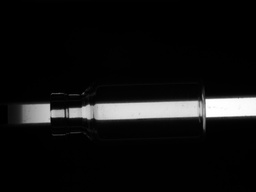
#> input picture jpgs/9.jpeg, 256 x 192 px, shrunk from 1280 x 960 before the run, found by its file name
$ jupyter execute vailedgedetection.ipynb   (older library calls are emulated)
#> lines starting #> are read from the running program, lines starting #| are printed output that depends on the picture; after the words box and inside, x2 and y2 are one past the last pixel; in counts of white or black regions, pixels touching at a corner belong together
# Import the relevant libraries

[cell 1]
import numpy as np
import pandas as pd
import matplotlib.pyplot as plt
import matplotlib.image as mpimg
import random
from copy import deepcopy

# Load the image into a numpy array

[cell 2]
path_to_jpg_file = "/content/sample_data/9.jpeg"
img = mpimg.imread(path_to_jpg_file)
#> img is the input picture: shape (192, 256, 3); min 0, max 255, mean 17.8

[cell 3]
img.shape
#> Out = (192, 256, 3)

# Display the image

[cell 4]
plt.imshow(img)
plt.axis('off')
plt.show()

# Reshape the image

[cell 5]
pixels = img.reshape((-1,3))

[cell 6]
pixels.shape
#> Out = (49152, 3)

[cell 7]
pixels[0]
#> Out = [0, 0, 0]

# Implement agglomerative clustering from scratch

[cell 8]
def euclidean_distance(point1, point2):
    """
    Computes euclidean distance of point1 and point2.

    point1 and point2 are lists.
    """
    return np.linalg.norm(np.array(point1) - np.array(point2))

def clusters_distance(cluster1, cluster2):
    """
    Computes distance between two clusters.

    cluster1 and cluster2 are lists of lists of points
    """
    return max([euclidean_distance(point1, point2) for point1 in cluster1 for point2 in cluster2])

def clusters_distance_2(cluster1, cluster2):
    """
    Computes distance between two centroids of the two clusters

    cluster1 and cluster2 are lists of lists of points
    """
    cluster1_center = np.average(cluster1, axis=0)
    cluster2_center = np.average(cluster2, axis=0)
    return euclidean_distance(cluster1_center, cluster2_center)


class AgglomerativeClustering:

    def __init__(self, k=2, initial_k=25):
        self.k = k
        self.initial_k = initial_k

    def initial_clusters(self, points):
        """
        partition pixels into self.initial_k groups based on color similarity
        """
        groups = {}
        d = int(256 / (self.initial_k))
        for i in range(self.initial_k):
            j = i * d
            groups[(j, j, j)] = []
        for i, p in enumerate(points):
            if i%100000 == 0:
                print('processing pixel:', i)
            go = min(groups.keys(), key=lambda c: euclidean_distance(p, c))
            groups[go].append(p)
#> this loop made 49152 passes
#| processing pixel: 0
        return [g for g in groups.values() if len(g) > 0]

    def fit(self, points):

        # initially, assign each point to a distinct cluster
        print('Computing initial clusters ...')
        self.clusters_list = self.initial_clusters(points)
#> self.clusters_list = 25 items
        print('number of initial clusters:', len(self.clusters_list))
#| number of initial clusters: 25
        print('merging clusters ...')

        while len(self.clusters_list) > self.k:

            # Find the closest (most similar) pair of clusters
            cluster1, cluster2 = min([(c1, c2) for i, c1 in enumerate(self.clusters_list) for c2 in self.clusters_list[:i]],
                 key=lambda c: clusters_distance_2(c[0], c[1]))

            # Remove the two clusters from the clusters list
            self.clusters_list = [c for c in self.clusters_list if c != cluster1 and c != cluster2]

            # Merge the two clusters
            merged_cluster = cluster1 + cluster2

            # Add the merged cluster to the clusters list
            self.clusters_list.append(merged_cluster)

            print('number of clusters:', len(self.clusters_list))
#> this loop made 21 passes
#| number of clusters: 24
#| number of clusters: 23
#| number of clusters: 22
#| number of clusters: 21
#| number of clusters: 20
#| number of clusters: 19
#| number of clusters: 18
#| number of clusters: 17
#> (further printed lines are left out)

        print('assigning cluster num to each point ...')
        self.cluster = {}
        for cl_num, cl in enumerate(self.clusters_list):
            for point in cl:
                self.cluster[tuple(point)] = cl_num
#> this loop made 4 passes

        print('Computing cluster centers ...')
        self.centers = {}
        for cl_num, cl in enumerate(self.clusters_list):
            self.centers[cl_num] = np.average(cl, axis=0)


    def predict_cluster(self, point):
        """
        Find cluster number of point
        """
        # assuming point belongs to clusters that were computed by fit functions
        return self.cluster[tuple(point)]

    def predict_center(self, point):
        """
        Find center of the cluster that point belongs to
        """
        point_cluster_num = self.predict_cluster(point)
        center = self.centers[point_cluster_num]
        return center

# Clustering for k=2

[cell 9]
n_clusters = 4
agglo = AgglomerativeClustering(k=n_clusters, initial_k=25)
agglo.fit(pixels)

### Create the clustered image and plot it

[cell 10]
new_img = [[agglo.predict_center(list(pixel)) for pixel in row] for row in img]
new_img = np.array(new_img, np.uint8)
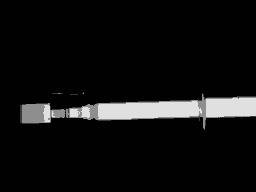
#> new_img: shape (192, 256, 3); min 1, max 224, mean 16.9

[cell 11]
import cv2
import numpy as np
from matplotlib import pyplot as plt
gray = cv2.cvtColor(new_img, cv2.COLOR_BGR2GRAY)
blur = cv2.blur(gray,(71,71))
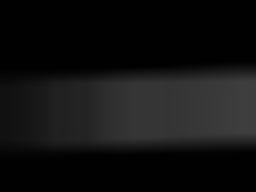
#> blur: shape (192, 256); min 1, max 62, mean 17

diff = cv2.subtract(blur, gray)
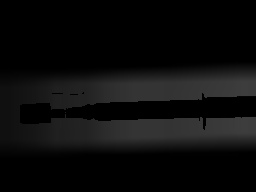
#> diff: shape (192, 256); min 0, max 61, mean 12
#ret, th = cv2.threshold(diff, 13, 255, cv2.THRESH_BINARY_INV)
#cv2.imshow("threshold", th)
#cv2.waitKey(0)
plt.imshow(diff)
plt.show()

[cell 12]
plt.figure(figsize=(15,15))

plt.subplot(1,2,1)
plt.imshow(diff)
plt.axis('off')
plt.title('Original image')

plt.subplot(1,2,2)
plt.imshow(diff)
plt.axis('off')
plt.title(f'Segmented image with k={n_clusters}')

plt.show()
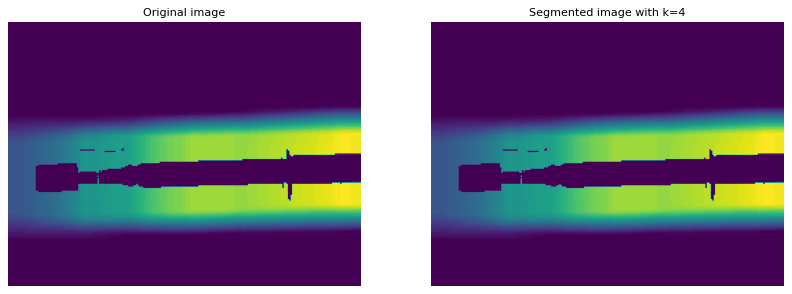
#> figure drawn by matplotlib, 2 panels

Detect possible number of deffective spots on vail

[cell 13]
import cv2
gray = diff

## threshold
th, threshed = cv2.threshold(gray, 100, 255,cv2.THRESH_BINARY_INV|cv2.THRESH_OTSU)
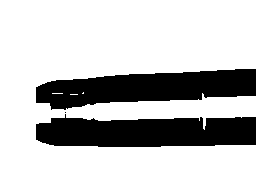
#> threshed: shape (192, 256); 76.1% white; 3 black regions (1 under 20 px), largest, box (x1, y1, x2, y2) and area: (36, 114, 256, 147) 5893, (36, 69, 256, 110) 5848

## findcontours
cnts = cv2.findContours(threshed, cv2.RETR_LIST, cv2.CHAIN_APPROX_SIMPLE)[-2]


## filter by area
s1= 3
s2 = 20
xcnts = []
for cnt in cnts:
    if s1<cv2.contourArea(cnt) <s2:
        xcnts.append(cnt)
#> this loop made 5 passes
#> cnt on passes 1 to 4: [[64, 112], [65, 111], [66, 112], [65, 113]], [[70, 94], [77, 94]], [[52, 93], [62, 93]], [[83, 92], [82, 93], [83, 93]]

print("possiable number of diffective spots in vail are: {}".format(len(xcnts)))
#| possiable number of diffective spots in vail are: 0
#Dots number: 23

find the defective area by infill and outline

[cell 14]
import numpy as np
import cv2
from matplotlib import pyplot as plt
import imutils
#path = ''
#path_output = ''

img_bgr = diff
plt.imshow(img_bgr)

# bgr to rgb
img_rgb = cv2.cvtColor(img_bgr, cv2.COLOR_BGR2RGB)
plt.imshow(img_rgb)

# Converting to grayscale
img_just_gray = cv2.cvtColor(img_rgb, cv2.COLOR_BGR2GRAY)

# Displaying the grayscale image
plt.imshow(img_just_gray, cmap='gray')

# Gaussian Blur
ksize_w = 13
ksize_h = 13

img_first_gb = cv2.GaussianBlur(img_rgb, (ksize_w,ksize_h), 0, 0, cv2.BORDER_REPLICATE);
plt.imshow(img_first_gb)

# Dilate the image

dilated_img = cv2.dilate(img_first_gb, np.ones((11,11), np.uint8))
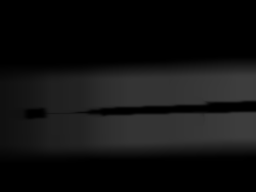
#> dilated_img: shape (192, 256, 3); min 0, max 61, mean 16.9
plt.imshow(dilated_img)

# Converting to grayscale
img_gray_operated = cv2.cvtColor(dilated_img, cv2.COLOR_BGR2GRAY)

# Displaying the grayscale image
plt.imshow(img_gray_operated, cmap='gray')

# closing:
kernel_closing = np.ones((7,7),np.uint8)
img_closing = cv2.morphologyEx(img_gray_operated, cv2.MORPH_CLOSE, kernel_closing)
plt.imshow(img_closing, cmap='gray')

# dilation:
# add pixels to the boundaries of objects in an image
kernel_dilation = np.ones((3,3),np.uint8)
img_dilation2 = cv2.dilate(img_closing, kernel_dilation, iterations = 1)
plt.imshow(img_dilation2, cmap='gray')

diff_img = 255 - cv2.absdiff(img_just_gray, img_dilation2)
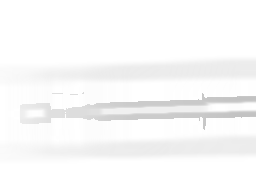
#> diff_img: shape (192, 256); min 194, max 255, mean 248.9
plt.imshow(diff_img, cmap='gray')

# canny
edgesToFindImage = img_dilation2

v = np.median(img_just_gray)
#print(v)
sigma = 0.33
lower_thresh = int(max(0,(1.0-sigma)*v))
higher_thresh = int(min(255,(1.0+sigma)*v))

img_edges =  cv2.Canny(edgesToFindImage, lower_thresh, higher_thresh)
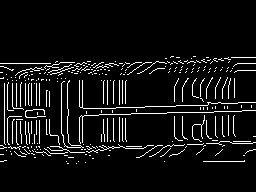
#> img_edges: shape (192, 256); 6.9% white in thin lines or dots, all inside (x1, y1, x2, y2) = (0, 56, 256, 164)
plt.imshow(img_edges, cmap='gray')

kernel_dilation2 = np.ones((2,2),np.uint8)
img_dilation2 = cv2.dilate(img_edges, kernel_dilation, iterations = 2)
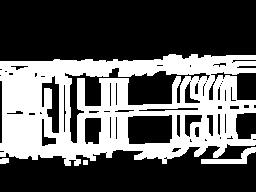
#> img_dilation2: shape (192, 256); 36.4% white; 4 white regions, box (x1, y1, x2, y2) and area: (0, 54, 256, 166) 17483, (201, 147, 256, 164) 334, (0, 158, 9, 164) 49, (83, 160, 88, 165) 25
plt.imshow(img_dilation2, cmap='gray')

# find contours
contoursToFindImage = img_dilation2

#(_, cnts, _) = cv2.findContours(contoursToFindImage.copy(), cv2.RETR_EXTERNAL,
        #cv2.CHAIN_APPROX_SIMPLE)
print(type(cnts))
#| <class 'list'>
print(len(cnts))
#| 5

# -1 for all
cntsWhichOne = -1

# -1 for infill
# >0 for edge thickness
cntsInfillOrEdgeThickness = 1 #thickness of defect outline

img_drawing_contours_on_rgb_image = cv2.drawContours(img_rgb.copy(), cnts, cntsWhichOne, (0, 255, 0), cntsInfillOrEdgeThickness)
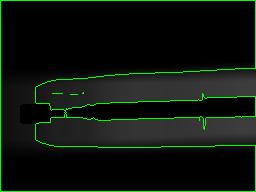
#> img_drawing_contours_on_rgb_image: shape (192, 256, 3); mean R, G, B 11.7, 21.2, 11.7
plt.imshow(img_drawing_contours_on_rgb_image)
